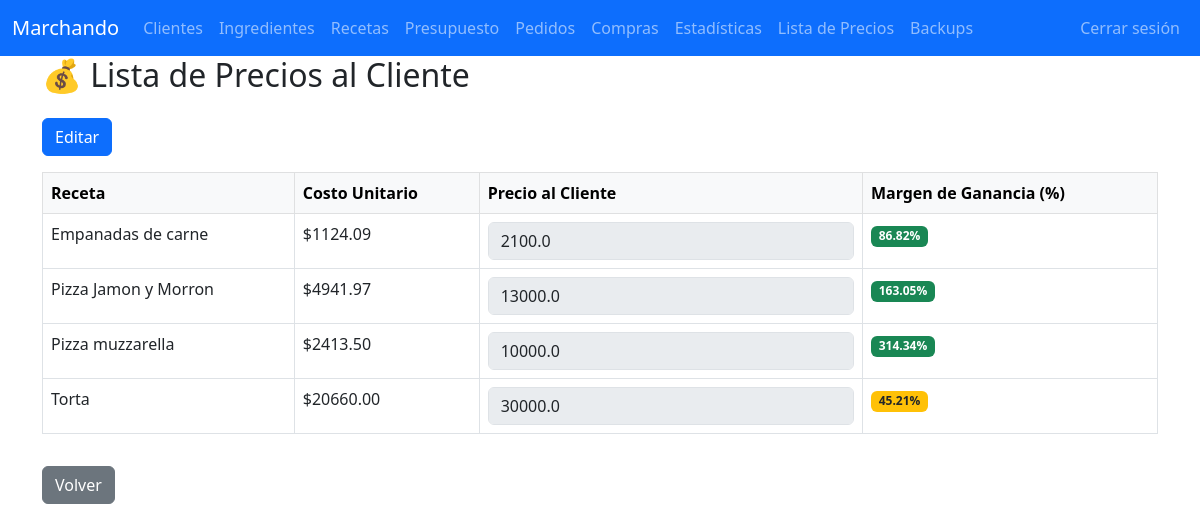
The app's page /lista_precios (signed in), older data.
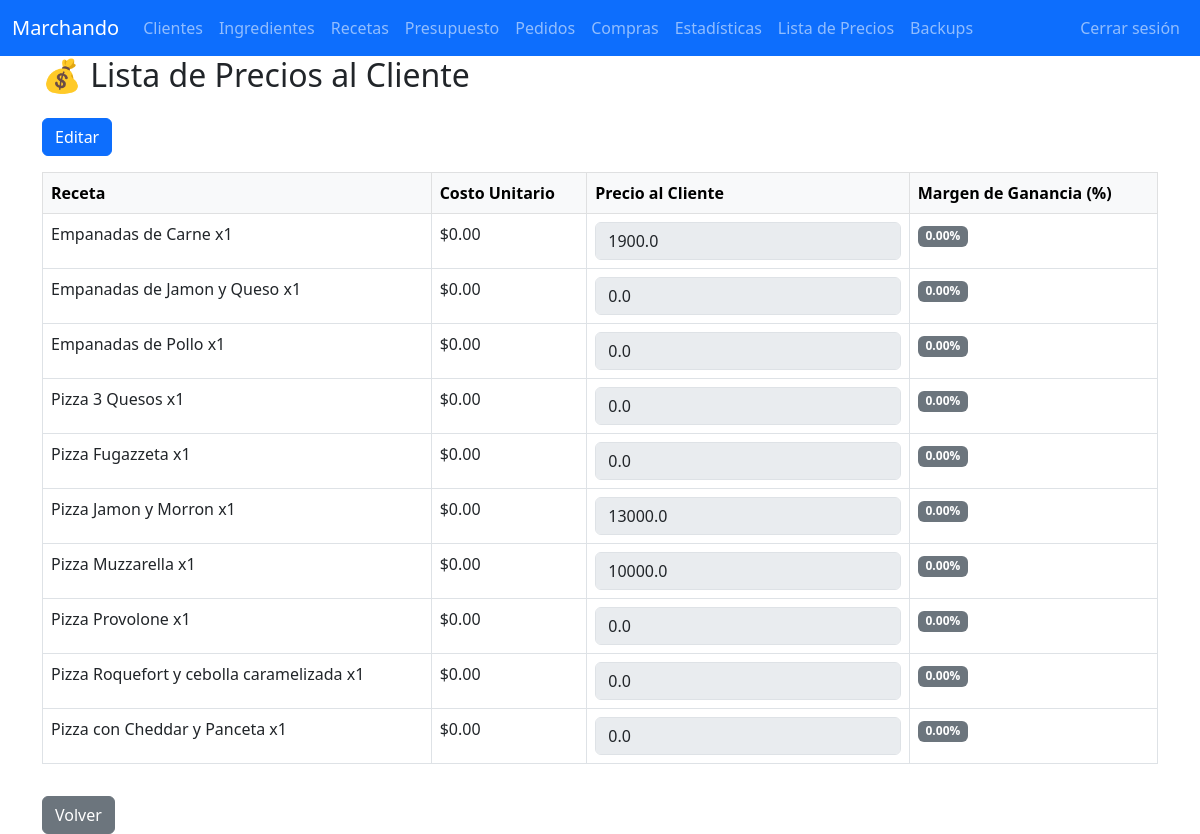
The same page, newer data.
### tables this page shows
CREATE TABLE recetas (
    id INTEGER PRIMARY KEY AUTOINCREMENT,
    nombre TEXT NOT NULL,
    referencia TEXT,
    UNIQUE(nombre)
);

### app.py (the view, shortened to what this page needs)
@app.route('/lista_precios', methods=['GET', 'POST'])
@login_required
def lista_precios():
    conn = get_conn()
    cur = conn.cursor()
    cur.execute('''
        SELECT
            r.id,
            r.nombre,
            IFNULL(lp.precio_cliente, 0.0) AS precio_cliente,
            IFNULL(SUM(ri.costo_total), 0.0) AS costo_unitario
        FROM recetas r
        LEFT JOIN lista_precios lp ON r.id = lp.receta_id
        LEFT JOIN receta_ingredientes ri ON r.id = ri.receta_id
        LEFT JOIN ingredientes i ON ri.ingrediente_id = i.id
        GROUP BY r.id
        ORDER BY r.nombre
    ''')
    lista = cur.fetchall()
    conn.close()
    lista_dict = []
    for item in lista:
        costo = item['costo_unitario']
        precio = item['precio_cliente']
        if costo > 0:
            margen = round(((precio - costo) / costo) * 100, 2)
        else:
            margen = 0.0
        item_dict = dict(item)
        item_dict['margen'] = margen
        lista_dict.append(item_dict)
    return render_template('lista_precios.html', lista=lista_dict)

### app.py (called while the page is built)
def login_required(f):
    @wraps(f)
    def decorated_function(*args, **kwargs):
        if not session.get('logged_in'): # PRUEBAS LOCALES
            return redirect(url_for('login', next=request.path))
        return f(*args, **kwargs)
    return decorated_function

def get_conn():
    conn = sqlite3.connect(DB_NAME)
    conn.row_factory = sqlite3.Row
    return conn

### templates/lista_precios.html (shortened to what this page needs)
{% extends 'base.html' %}
{% block content %}
<h2 class="mb-4">💰 Lista de Precios al Cliente</h2>
<form method="post">
  <div class="d-flex justify-content-between mb-3">
    <button id="btnEditar" type="button" class="btn btn-primary">Editar</button>
  </div>
  <table class="table table-bordered">
    <thead class="table-light">
      <tr>
        <th>Receta</th>
        <th>Costo Unitario</th>
        <th>Precio al Cliente</th>
        <th>Margen de Ganancia (%)</th>
      </tr>
    </thead>
    <tbody>
      {% for item in lista %}
      <tr>
        <td>{{ item['nombre'] }}</td>
        <td>${{ '%.2f'|format(item['costo_unitario']) }}</td>
        <td>
          <input type="number" step="0.01" min="0"
                 name="precio_{{ item['id'] }}"
                 class="form-control precio-input"
                 value="{{ item['precio_cliente'] }}"
                 disabled>
        </td>
        <td>
  {% set m = item['margen'] %}
  <span class="
    badge
    {% if m < 10 %} bg-secondary
    {% elif m < 30 %} bg-danger
    {% elif m < 61 %} bg-warning text-dark
    {% else %} bg-success
    {% endif %}
  ">
    {{ '%.2f'|format(m) }}%
  </span>
</td>
      </tr>
      {% endfor %}
    </tbody>
  </table>
</form>
<a href="{{ url_for('index') }}" class="btn btn-secondary mt-3">Volver</a>
{% endblock %}

Row changes from the older to the newer data that the page shows:
removed recetas: nombre "Torta", costo_unitario "20660.00", precio_cliente "30000.0", m "45.21"
changed recetas: nombre "Empanadas de carne" → "Empanadas de Carne x1"; costo_unitario "1124.09" → "0.00"; precio_cliente "2100.0" → "1900.0"; m "86.82" → "0.00"
added recetas: nombre "Empanadas de Jamon y Queso x1", costo_unitario "0.00", precio_cliente "0.0", m "0.00"
added recetas: nombre "Empanadas de Pollo x1", costo_unitario "0.00", precio_cliente "0.0", m "0.00"
added recetas: nombre "Pizza 3 Quesos x1", costo_unitario "0.00", precio_cliente "0.0", m "0.00"
added recetas: nombre "Pizza Fugazzeta x1", costo_unitario "0.00", precio_cliente "0.0", m "0.00"
changed recetas: nombre "Pizza Jamon y Morron" → "Pizza Jamon y Morron x1"; costo_unitario "4941.97" → "0.00"; m "163.05" → "0.00"
changed recetas: nombre "Pizza muzzarella" → "Pizza Muzzarella x1"; costo_unitario "2413.50" → "0.00"; m "314.34" → "0.00"
added recetas: nombre "Pizza Provolone x1", costo_unitario "0.00", precio_cliente "0.0", m "0.00"
added recetas: nombre "Pizza Roquefort y cebolla caramelizada x1", costo_unitario "0.00", precio_cliente "0.0", m "0.00"
added recetas: nombre "Pizza con Cheddar y Panceta x1", costo_unitario "0.00", precio_cliente "0.0", m "0.00"
